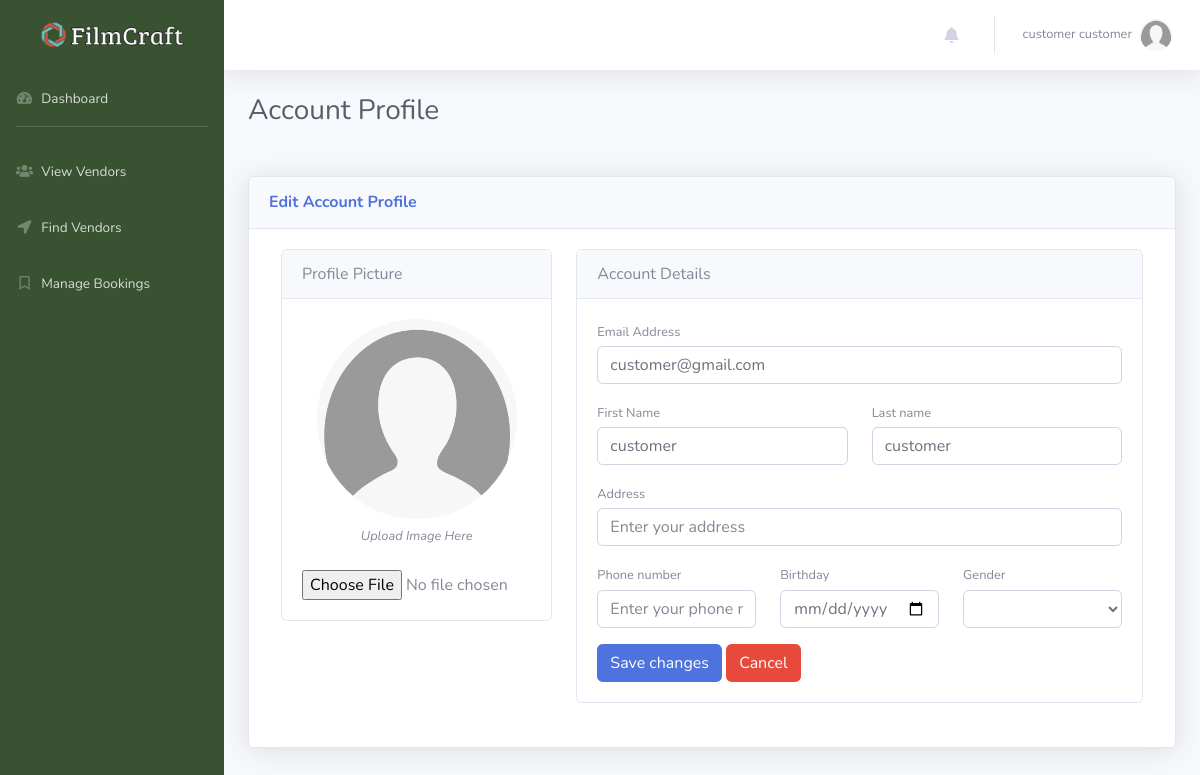
Screenshot of /user_customer/profile.php (signed in) with the database file from the repository.
### tables this page shows
CREATE TABLE `customer` (
  `customerId` int(11) NOT NULL,
  `customerEmail` varchar(150) NOT NULL,
  `customerPassword` varchar(150) NOT NULL,
  `customerFirstName` varchar(50) NOT NULL,
  `customerLastName` varchar(50) NOT NULL,
  `customerGender` varchar(20) NOT NULL,
  `customerBirthdate` varchar(50) NOT NULL,
  `customerNumber` varchar(50) NOT NULL,
  `customerAddress` varchar(150) NOT NULL,
  `customerProfileImage` varchar(255) NOT NULL,
  `customerStatus` tinyint(5) NOT NULL,
  `customerUserType` varchar(150) NOT NULL
);

### user_customer/sessions.php (called while the page is built, shortened)
<?php
$displayName = $_SESSION['displayName'];
$displayId = $_SESSION['customerId'];
$displayImage = $_SESSION['displayImage'];
?>

### user_customer/profile.php (the view, shortened to what this page needs)
<?php
include("sessions.php");
include("header.php");
include("../function/database.php");
$conn = $database;
$getInfoSql = "SELECT * FROM customer WHERE customerId = '$displayId' ";
$getResult  = mysqli_query($conn,$getInfoSql);
while($getRow = mysqli_fetch_assoc($getResult)) {
    $email          = $getRow['customerEmail'];
    $firstname      = $getRow['customerFirstName'];
    $lastname       = $getRow['customerLastName'];
    $gender         = $getRow['customerGender'];
    $birthdate      = $getRow['customerBirthdate'];
    $phonenumber    = $getRow['customerNumber'];
    $address        = $getRow['customerAddress'];
    if($gender == 'None') {
       $displayGender = 'I prefer not to say';
    } else {
       $displayGender = $gender;
    }
}
?>
<body id="page-top">
    <div id="wrapper">
        <ul class="navbar-nav sidebar sidebar-dark accordion" id="accordionSidebar" style="background-color:#395232">
            <a class="sidebar-brand d-flex align-items-center justify-content-center" href="index.php">
                <div class="sidebar-brand-icon">
                     <img src="../resources/img/filmcraft.png" width="150">
                </div>
            </a>
            <li class="nav-item">
                <a class="nav-link" href="index.php">
                    <i class="fas fa-fw fa-tachometer-alt"></i>
                    <span>Dashboard</span></a>
                </li>
            <hr class="sidebar-divider">
              <li class="nav-item">
                <a class="nav-link" href="view_vendor.php">
                    <i class="fas fa-fw fa-users"></i>
                    <span>View Vendors</span></a>
                </li>
              <li class="nav-item">
                <a class="nav-link" href="find_vendor.php">
                    <i class="fas fa-fw fa-location-arrow"></i>
                    <span>Find Vendors</span></a>
                </li>
            <li class="nav-item">
                <a class="nav-link" href="manage_booking.php">
                    <i class="far fa-fw fa-bookmark"></i>
                    <span>Manage Bookings</span></a>
                </li>
        </ul>
        <div id="content-wrapper" class="d-flex flex-column">
            <div id="content">
                <nav class="navbar navbar-expand navbar-light bg-white topbar mb-4 static-top shadow">
                    <ul class="navbar-nav ml-auto">
                          <?php include("notifications.php") ?>
                        <li class="nav-item dropdown no-arrow">
                            <a class="nav-link dropdown-toggle" href="#" id="userDropdown" role="button"
                                data-toggle="dropdown" aria-haspopup="true" aria-expanded="false">
                                <span class="mr-2 d-none d-lg-inline text-gray-600 small"><?php echo $displayName ?></span>
                                <img class="img-profile rounded-circle"
                                    src="<?php echo $displayImage ?>">
                            </a>
                        </li>
                    </ul>
                </nav>
                <div class="container-fluid">
                    <h1 class="h3 mb-5 text-gray-800">Account Profile</h1>
                    <div class="card shadow mb-4">
                        <div class="card-header py-3">
                            <h6 class="m-0 font-weight-bold text-primary">Edit Account Profile</h6>
                        </div>
                       <form method="POST" action="../function/customer_profile.php" enctype="multipart/form-data">
                        <div class="card-body">
                     <div class="col-md-12 mx-auto">
                         <div class="row">
                            <div class="col-xl-4">
                                <div class="card mb-4 mb-xl-0">
                                    <div class="card-header">Profile Picture</div>
                                    <div class="card-body text-center">
                                        <img class="img-account-profile rounded-circle mb-2" src="<?php echo $displayImage ?>" style="width: 200px;height: 200px;">
                                        <div class="small font-italic text-muted mb-4">Upload Image Here</div>
                                        <input type="file" name="files" id="upload">
                                    </div>
                                </div>
                            </div>
                            <div class="col-xl-8">
                                <div class="card mb-4">
                                    <div class="card-header">Account Details</div>
                                    <div class="card-body">
                                            <div class="mb-3">
                                                <label class="small mb-1" for="inputUsername">Email Address</label>
                                                <input class="form-control" id="inputUsername" type="text" placeholder="Enter your username" value="<?php echo $email ?>" name="email">
                                            </div>
                                            <div class="row gx-3 mb-3">
                                                <div class="col-md-6">
                                                    <label class="small mb-1" for="inputFirstName">First Name</label>
                                                    <input class="form-control" id="inputFirstName" type="text" placeholder="Enter your first name" value="<?php echo $firstname ?>" name="firstname">
                                                </div>
                                                <div class="col-md-6">
                                                    <label class="small mb-1" for="inputLastName">Last name</label>
                                                    <input class="form-control" id="inputLastName" type="text" placeholder="Enter your last name" value="<?php echo $lastname ?>" name="lastname">
                                                </div>
                                            </div>
                                            <div class="mb-3">
                                                <label class="small mb-1" for="inputAddress">Address</label>
                                                <input class="form-control" id="inputAddress" type="text" placeholder="Enter your address" value="<?php echo $address ?>" name="address">
                                            </div>
                                            <div class="row gx-3 mb-3">
                                                <div class="col-md-4">
                                                    <label class="small mb-1" for="inputPhone">Phone number</label>
                                                    <input class="form-control" id="inputPhone" type="tel" placeholder="Enter your phone number" value="<?php echo $phonenumber ?>" name="phonenumber">
                                                </div>
                                                <div class="col-md-4">
                                                    <label class="small mb-1" for="inputBirthday">Birthday</label>
                                                    <input class="form-control" id="inputBirthday" type="date" placeholder="Enter your birthday" value="<?php echo $birthdate ?>" name="birthdate">
                                                </div>
                                                 <div class="col-md-4">
                                                    <label class="small mb-1" for="inputBirthday">Gender</label>
                                                    <select class="form-control" name="gender">
                                                        <option value="<?php echo $displayGender ?>" hidden><?php echo $displayGender ?></option>
                                                        <option value="Male">Male</option>
                                                    </select>
                                                </div>
                                            </div>
                                            <button class="btn btn-primary" type="submit" name="actionCustomerProfile">Save changes</button>
                                            <a class="btn btn-danger text-white" href="index.php">Cancel</a>
                                            </div>
                                        </div>
                                    </div>
                                    </div>
                                 </div>
                               </div>
                            </form>
                         </div>
                      </div>
                  </div>
        </div>
    </div>
<?php
include("footer.php");
?>

### user_customer/profile.php (style rules this page uses)
body { background: #654ea3; background: linear-gradient(to right, #e96443, #904e95); min-height: 100vh }

### rows the page displays
customer: email "customer@gmail.com", firstname "customer", lastname "customer"

### other values shown
$displayName "customer customer"
